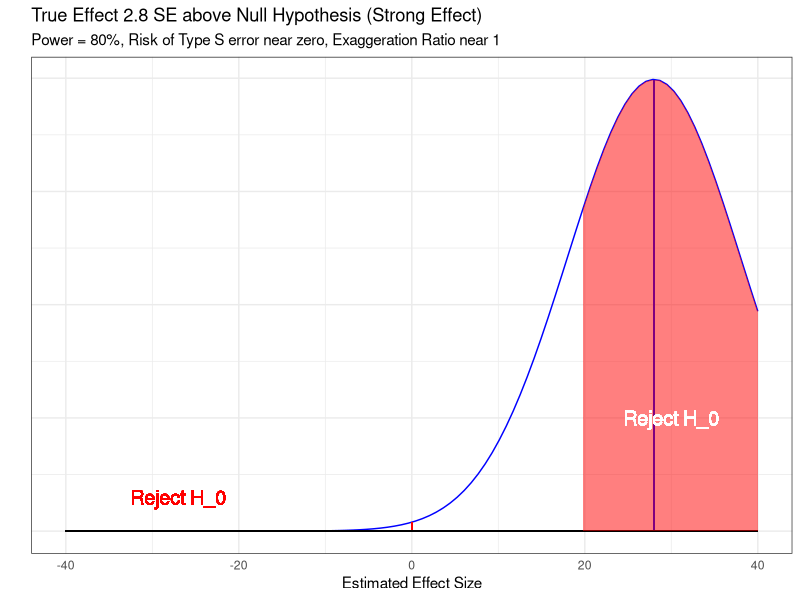
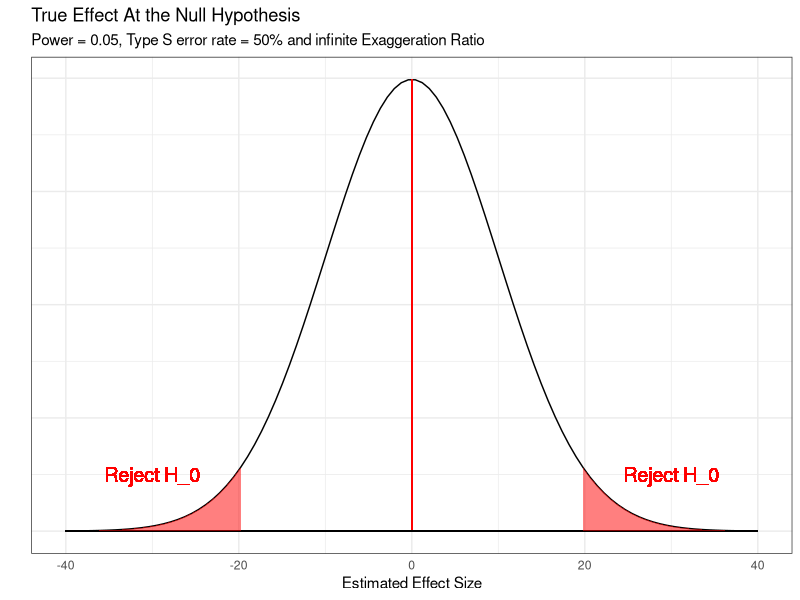
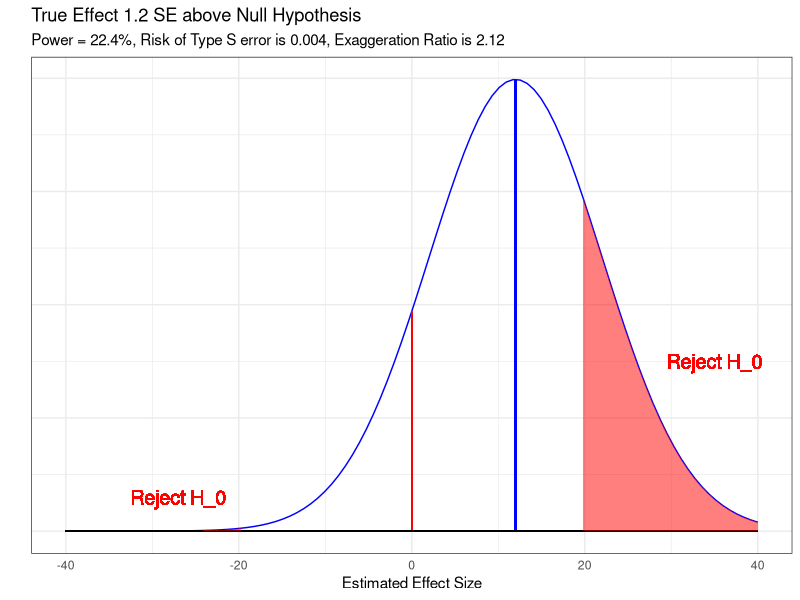
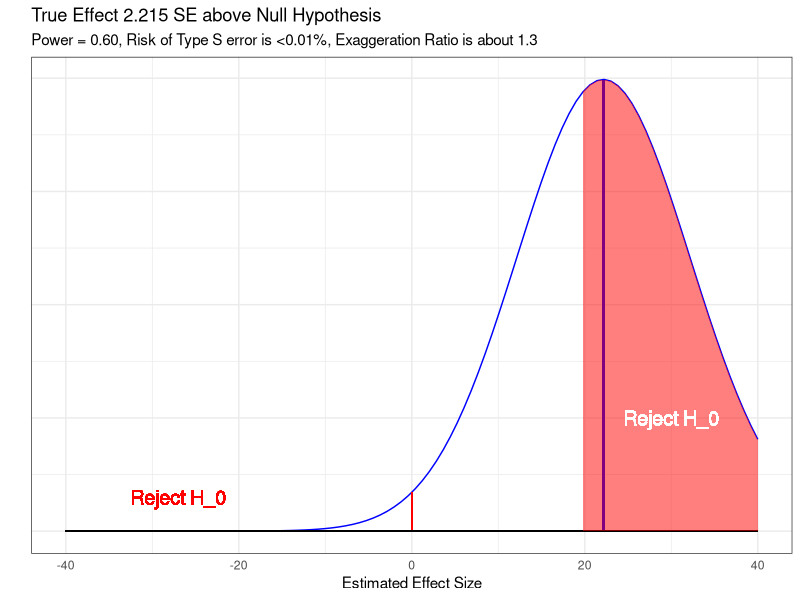
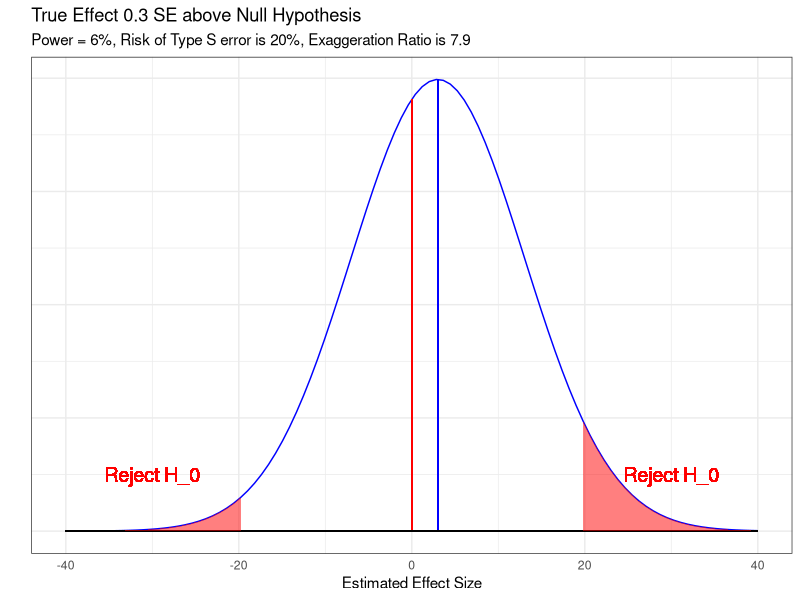

Source code (R) for these figures, in order:
## ---- chunk 1
#| echo: true
#| message: false
knitr::opts_chunk$set(comment = NA)

library(tidyverse)
theme_set(theme_bw()) 

retrodesign <- function(D, s, alpha=.05, df=Inf, n.sims=10000)
  {
    z <- qt(1-alpha/2, df)
    p.hi <- 1 - pt(z-D/s, df)
    p.lo <- pt(-z-D/s, df)
    power <- p.hi + p.lo
    typeS <- p.lo/power
    estimate <- D + s*rt(n.sims,df)
    significant <- abs(estimate) > s*z
    exaggeration <- mean(abs(estimate)[significant])/D
    return(list(power=power, typeS=typeS, 
                exaggeration=exaggeration))
}
## ---- chunk 2
#| echo: true
retrodesign <- function(D, s, alpha=.05, df=Inf, n.sims=10000)
  {
    z <- qt(1-alpha/2, df)
    p.hi <- 1 - pt(z-D/s, df)
    p.lo <- pt(-z-D/s, df)
    power <- p.hi + p.lo
    typeS <- p.lo/power
    estimate <- D + s*rt(n.sims,df)
    significant <- abs(estimate) > s*z
    exaggeration <- mean(abs(estimate)[significant])/D
    return(list(power=power, typeS=typeS, 
                exaggeration=exaggeration))
}
## ---- chunk 3
#| echo: true

set.seed(4320227)
retrodesign(D = 28, s = 10, alpha = 0.05)
## ---- chunk 4
x <- seq(-40, 40, length = 100)
hx0 <- dnorm(x, mean = 0, sd = 10)
hx3 <- dnorm(x, mean = 3, sd = 10)
hx12 <- dnorm(x, mean = 12, sd = 10)
hx28 <- dnorm(x, mean = 28, sd = 10)
hx2215 <- dnorm(x, mean = 22.15, sd = 10)
dat <- data.frame(x, hx0, hx3, hx12, hx28, hx2215)
## ---- chunk 5
#| fig-height: 5

ggplot(dat, aes(x, hx28)) +
    geom_line(col = "blue") +
    geom_segment(aes(x = 0, xend = 0, y = 0, yend = dnorm(0, mean = 28, sd = 10)), col = "red") +
    geom_segment(aes(x = 28, xend = 28, y = 0, yend = dnorm(28, mean = 28, sd = 10)), col = "blue") +
    geom_segment(aes(x = -40, xend = 40, y = 0, yend = 0)) +
    geom_ribbon(data = subset(dat, x > 19.6), aes(ymax = hx28), ymin = 0, fill = "red", col = NA, alpha = 0.5) +
    geom_ribbon(data = subset(dat, x < -19.6), aes(ymax = hx28), ymin = 0, fill = "red", col = NA, alpha = 0.5) +
    geom_text(x = 30, y = 0.01, label = "Reject H_0", col = "white", size = 5) +
    geom_text(x = -27, y = 0.003, label = "Reject H_0", col = "red", size = 5) +
    theme(axis.ticks = element_blank(), axis.text.y = element_blank()) +
    labs(x = "Estimated Effect Size", y = "", title = "True Effect 2.8 SE above Null Hypothesis (Strong Effect)", subtitle = "Power = 80%, Risk of Type S error near zero, Exaggeration Ratio near 1")
## ---- chunk 6
#| echo: true

set.seed(43202272)
retrodesign(D = 0, s = 10)
## ---- chunk 7
#| fig-height: 5

ggplot(dat, aes(x, hx0)) +
    geom_line() +
    geom_segment(aes(x = 0, xend = 0, y = 0, yend = dnorm(0, mean = 0, sd = 10)), col = "red") +
    geom_segment(aes(x = -40, xend = 40, y = 0, yend = 0)) +
    geom_ribbon(data = subset(dat, x > 19.6), aes(ymax = hx0), ymin = 0, fill = "red", col = NA, alpha = 0.5) +
    geom_ribbon(data = subset(dat, x < -19.6), aes(ymax = hx0), ymin = 0, fill = "red", col = NA, alpha = 0.5) +
    geom_text(x = 30, y = 0.005, label = "Reject H_0", col = "red", size = 5) +
    geom_text(x = -30, y = 0.005, label = "Reject H_0", col = "red", size = 5) +
    theme(axis.ticks = element_blank(), axis.text.y = element_blank()) +
    labs(x = "Estimated Effect Size", y = "", title = "True Effect At the Null Hypothesis", subtitle = "Power = 0.05, Type S error rate = 50% and infinite Exaggeration Ratio")
## ---- chunk 8
#| echo: true
set.seed(43202273)
retrodesign(D = 12, s = 10)
## ---- chunk 9
#| fig-height: 5

ggplot(dat, aes(x, hx12)) +
    geom_line(col = "blue") +
    geom_segment(aes(x = 0, xend = 0, y = 0, yend = dnorm(0, mean = 12, sd = 10)), col = "red") +
    geom_segment(aes(x = 12, xend = 12, y = 0, yend = dnorm(12, mean = 12, sd = 10)), col = "blue") +
    geom_segment(aes(x = -40, xend = 40, y = 0, yend = 0)) +
    geom_ribbon(data = subset(dat, x > 19.6), aes(ymax = hx12), ymin = 0, fill = "red", col = NA, alpha = 0.5) +
    geom_ribbon(data = subset(dat, x < -19.6), aes(ymax = hx12), ymin = 0, fill = "red", col = NA, alpha = 0.5) +
    geom_text(x = 35, y = 0.015, label = "Reject H_0", col = "red", size = 5) +
    geom_text(x = -27, y = 0.003, label = "Reject H_0", col = "red", size = 5) +
    theme(axis.ticks = element_blank(), axis.text.y = element_blank()) +
    labs(x = "Estimated Effect Size", y = "", title = "True Effect 1.2 SE above Null Hypothesis", subtitle = "Power = 22.4%, Risk of Type S error is 0.004, Exaggeration Ratio is 2.12")
## ---- chunk 10
#| fig-height: 5
ggplot(dat, aes(x, hx2215)) +
    geom_line(col = "blue") +
    geom_segment(aes(x = 0, xend = 0, y = 0, yend = dnorm(0, mean = 22.15, sd = 10)), col = "red") +
    geom_segment(aes(x = 22.15, xend = 22.15, y = 0, yend = dnorm(22.15, mean = 22.15, sd = 10)), col = "blue") +
    geom_segment(aes(x = -40, xend = 40, y = 0, yend = 0)) +
    geom_ribbon(data = subset(dat, x > 19.6), aes(ymax = hx2215), ymin = 0, fill = "red", col = NA, alpha = 0.5) +
    geom_ribbon(data = subset(dat, x < -19.6), aes(ymax = hx2215), ymin = 0, fill = "red", col = NA, alpha = 0.5) +
    geom_text(x = 30, y = 0.01, label = "Reject H_0", col = "white", size = 5) +
    geom_text(x = -27, y = 0.003, label = "Reject H_0", col = "red", size = 5) +
    theme(axis.ticks = element_blank(), axis.text.y = element_blank()) +
    labs(x = "Estimated Effect Size", y = "", title = "True Effect 2.215 SE above Null Hypothesis", subtitle = "Power = 0.60, Risk of Type S error is <0.01%, Exaggeration Ratio is about 1.3")
## ---- chunk 11
#| echo: true
set.seed(201803164)
retrodesign(D = 0.1, s = 3.29, alpha = 0.05)
## ---- chunk 12
#| fig-height: 5
ggplot(dat, aes(x, hx3)) +
    geom_line(col = "blue") +
    geom_segment(aes(x = 0, xend = 0, y = 0, yend = dnorm(0, mean = 3, sd = 10)), col = "red") +
    geom_segment(aes(x = 3, xend = 3, y = 0, yend = dnorm(3, mean = 3, sd = 10)), col = "blue") +
    geom_segment(aes(x = -40, xend = 40, y = 0, yend = 0)) +
    geom_ribbon(data = subset(dat, x > 19.6), aes(ymax = hx3), ymin = 0, fill = "red", col = NA, alpha = 0.5) +
    geom_ribbon(data = subset(dat, x < -19.6), aes(ymax = hx3), ymin = 0, fill = "red", col = NA, alpha = 0.5) +
    geom_text(x = 30, y = 0.005, label = "Reject H_0", col = "red", size = 5) +
    geom_text(x = -30, y = 0.005, label = "Reject H_0", col = "red", size = 5) +
    theme(axis.ticks = element_blank(), axis.text.y = element_blank()) +
    labs(x = "Estimated Effect Size", y = "", title = "True Effect 0.3 SE above Null Hypothesis", subtitle = "Power = 6%, Risk of Type S error is 20%, Exaggeration Ratio is 7.9")
